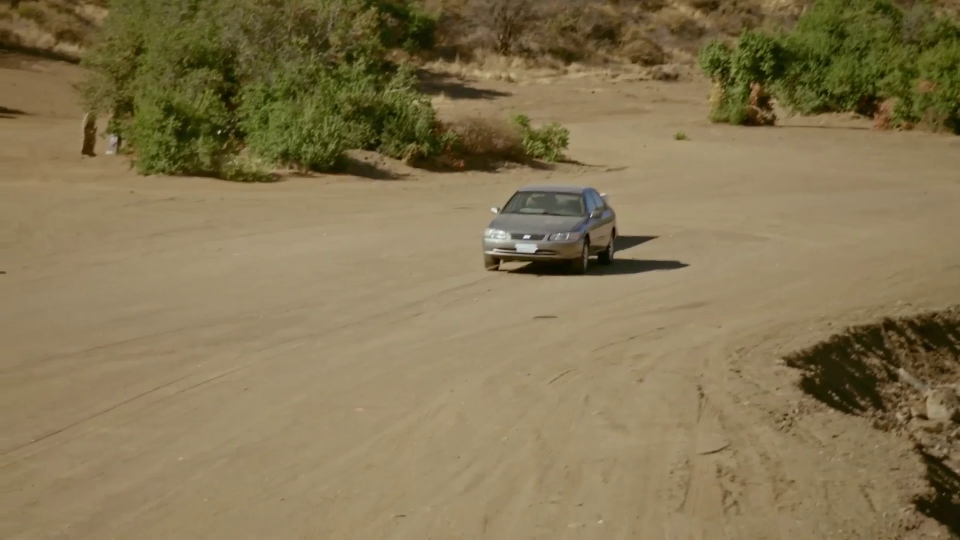
#> input picture frame 7 of info/seance-14/media/car_to_track.mp4, 1920 x 1080 px (shown at 1/2 size)
$ python main.py
#> lines starting #> are read from the running program, lines starting #| are printed output that depends on the picture
### prepa/pt/tipe/calibrate.py
import cv2.cv2 as cv
import numpy as np
import os
import helpers.keymap as key
from helpers.resize import resizeFrame, addBackground
from storage import getCalibration, saveCalibration
from constants import CALIBRATION_FRAME_RATE as FRAME_RATE, CALIBRATION_ALPHA as ALPAH, CALIBRATION_MASK_COLOR as MASK_COLOR, CALIBRATION_BACKGROUND as BACKGROUND


# ----------------------------------------------- <<- SETTINGS ->>

# time to wait between each frame (ms)
FRAME_RATE = 100

# opacity of original video [0 - 1]
ALPAH = 0.2

# color of mask (blue, green, red)
MASK_COLOR = (0, 255, 0)

# ----------------------------------------------- <<- SETTINGS ->>


def nothing(x):
    pass


def calibration(videoFile, forceUpdate=False):
    #              <<- Getting old data -->
    oldCalibration = getCalibration(videoFile)
    if (not oldCalibration or forceUpdate):
        if (isinstance(oldCalibration, tuple)):
            return calibrate(videoFile, oldCalibration)
        return calibrate(videoFile)
    else:
        return oldCalibration


def calibrate(videoFile, oldCalibration=(255, 255, 255, 50)):

#> called with videoFile = 'sources/set-1/car_to_track.mp4', oldCalibration = (255, 255, 255, 50)
    h, s, v, step = oldCalibration

    #                <<- Windows handle -->
    # On crée une fenêtre
    cv.namedWindow('calibration', cv.WND_PROP_FULLSCREEN)
    # On la déplace pour qu'elle soit dans le second écran
    cv.moveWindow('calibration', -1936, -10)
    # On la met en plein écran
    cv.setWindowProperty(
        'calibration', cv.WND_PROP_FULLSCREEN, cv.WINDOW_FULLSCREEN)
    # On lui rajoute trois trackBar pour controller la calibration

    # On ajoute les trackBar
    cv.createTrackbar('H', 'calibration', h, 255, nothing)
    cv.createTrackbar('S', 'calibration', s, 255, nothing)
    cv.createTrackbar('V', 'calibration', v, 255, nothing)
    cv.createTrackbar('step', 'calibration', step, 100, nothing)

    #             <<- Video play & calibrate -->

    # Tant qu'on veut pas s'arrêter
    # (pour s'arrêter : appuyer sur échap)
    while(True):

        k = 0   # Keyboard var

        # On ouvre la vidéo
        video = cv.VideoCapture(videoFile)

        # On lit la première frame
        # _ = true si on a réussi à la lire
        _, frame = video.read()
#> frame is the input picture: shape (1080, 1920, 3); mean B, G, R 82.4, 117.8, 132.8
        while _:

            # Avant tout, on redimensionne l'image à la taille de la fenêtre
            # Remarque : on pourrait ne le faire qu'au début, mais
            # si on redimmensionne la fenêtre ca marche plus de ouf...😑
            frame = resizeFrame('calibration', frame)

            # On lit les valeurs des trackBar
            h = cv.getTrackbarPos('H', 'calibration')
            s = cv.getTrackbarPos('S', 'calibration')
            v = cv.getTrackbarPos('V', 'calibration')
            step = cv.getTrackbarPos('step', 'calibration')

            # On créer les couleurs extrêmes
            lower = np.array([h, s, v])
            upper = np.array([h+step, s+step, v+step])

            # On transforme la frame en matrice de couleurs HSV
            hsv = cv.cvtColor(frame, cv.COLOR_BGR2HSV)
#> hsv: shape (1080, 1920, 3); mean H, S, V 21.2, 108.5, 133.1

            # On crée un masque => on enlève tous les pixels
            # en hors des couleurs extrêmes
            mask = cv.inRange(hsv, lower, upper)
#> mask: shape (1080, 1920); every value is 0

            # On crée son inverse
            maskReversed = cv.bitwise_not(mask)
#> maskReversed: shape (1080, 1920); every value is 255

            # On crée un image toute verte
            green = np.zeros(frame.shape, np.uint8)
            green[:] = MASK_COLOR

            # On ne garde que la bonne partie de l'image verte
            greenMask = cv.bitwise_and(green, green, mask=mask)
#> greenMask: shape (1080, 1920, 3); every value is 0
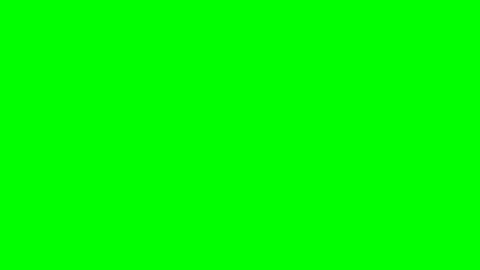
#> green: shape (1080, 1920, 3) (shown at 1/4 size); mean of channels 0, 1, 2 0, 255, 0; drawn as B, G, R

            # On met du noir sur l'image originale à la place du mask
            maskedFrame = cv.bitwise_and(frame, frame, mask=maskReversed)

            # On combine les deux en mettant l'originale transparente
            output = cv.addWeighted(greenMask, 1, maskedFrame, ALPAH, 0)
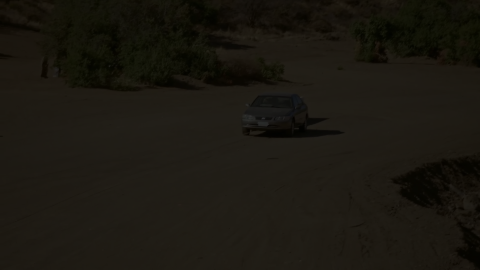
#> output: shape (1080, 1920, 3) (shown at 1/4 size); mean of channels 0, 1, 2 16.5, 23.6, 26.6; drawn as B, G, R

            # On rajoute un background
            output = addBackground('calibration', output, BACKGROUND)

            # On lit le clavier pendant FRAME_RATE ms
            k = cv.waitKey(FRAME_RATE) & 0xFF
#> (key Esc is pressed here)

            # Si on appuie sur échappe on quitte tout
            if(k == key.ESCAPE):
                break

            # Sinon on affiche le résultat
            cv.imshow('calibration', output)

            # On lit la frame suivante
            _, frame = video.read()

        # On libère la vidéo
        video.release()

        if(k == key.ESCAPE):
            break

    # On enregistre les (nouvelles) valeurs de calibration
    saveCalibration(videoFile, h, s, v, step)

    cv.destroyAllWindows()
    video.release()

    return (h, s, v, step)

### prepa/pt/tipe/storage.py
import json
import os.path as Path
import os
import binascii
import cv2.cv2 as cv
from constants import STORAGE_PATH, STORAGE_FILENAME, ALL_FRAMES_ADDED_FOLDER, LIST_MAXI_FILENAME
from helpers.pat import getNameWithExt


def saveProcessedVideos(_id, dataToSave):
    """
    @param: videoPath: path of video file that has been croped
    @param: a, b, c, d : 4 parameters resulting from croping
    """
    storagePath = Path.join(STORAGE_PATH, STORAGE_FILENAME)

    data = appendJson(storagePath, 'processedVideos', _id, dataToSave)

    # On écrit le tout dans le Json
    with open(storagePath, 'w') as outfile:
        json.dump(data, outfile)


# [12 lines left out: function saveCroping, not called in this run]


def saveCalibration(fileName, h, s, v, step):

    data = {
        'calibration': {
            'h': h,
            's': s,
            'v': v,
            'step': step,
        }
    }

    saveProcessedVideos(fileName, data)


def openJson(path):
    """
    @param: path of Json file

    @retutrn:   - False if Json empty or does not exist
                - Content of Json else
    """

    # Si le fichier n'exsite pas, on le crée, et on renvoit {}
    if (not os.path.exists(path)):
        open(path, 'x')
        return {}

    # On ouvre le JSON
    with open(path) as json_file:
        # On essaie de lire le JSON
        try:
            data = json.load(json_file)
            if(not data):
                # Fichier vide
                return {}
            return data

        # On arrive pas à lire le JSON, il est probablement vide
        except json.decoder.JSONDecodeError:
            return {}


def appendJson(path, collection, _id, data):
    """
    @param: path of Json file
    @param: collection: name of the collection where data will be added
    @param: _id: id of the element in wich we will add/upate data
    @param: data: data to append

    @return: json updated as python dictionnary
    """

    # On ouvre le fichier
    fileData = openJson(path)
    tempBool = False

    # On fait des trucs qui marchent
    if (collection in [*fileData]):
        for p in fileData[collection]:
            if (p['_id'] == _id):
                tempBool = True
                update_panel_json(p, data)
        if (not tempBool):
            data["_id"] = _id
            fileData[collection].append(data)
    else:
        data["_id"] = _id
        fileData[collection] = [data]
    return fileData


# [14 lines left out: function update_panel_json, not called in this run]


def getCroping(videoPath):
    return getData(videoPath, 'croping', ['a', 'b', 'c', 'd'])


def getCalibration(videoPath):
    return getData(videoPath, 'calibration', ['h', 's', 'v', 'step'])


def getData(_id, subCollection, listOfValuesToReturn):
    storagePath = Path.join(STORAGE_PATH, STORAGE_FILENAME)

    # On ouvre le Json (fichier de sauvegarde)
    data = openJson(storagePath)

    if (len([*data]) > 0):

        # Si le json n'est pas vide, on cherche si la vidéo a déjà été traitée
        # On revoit les données du crop, ou False
        for p in data['processedVideos']:
            if (p['_id'] == _id):
                if (subCollection in [*p]):
                    d = p[subCollection]
                    return tuple([d[k] for k in listOfValuesToReturn])
    return False


# [13 lines left out: functions saveStream, saveList, not called in this run]


# [3 lines that do not run on import are left out]

### prepa/pt/tipe/crop.py
import cv2.cv2 as cv
import numpy as np
import os
from storage import getCroping, saveCroping
from helpers.resize import resizeFrame, addBackground
from constants import CROPING_ALPHA_ORIGINAL as ALPHA_ORIGINAL, CROPING_ALPHA_MASK as ALPHA_MASK, CROPING_BACKGROUND, CROPING_MASK_COLOR as MASK_COLOR
from storage import getCalibration


def addFrames(path):
#> called with path = 'sources/set-1/car_to_track.mp4'
    video = cv.VideoCapture(path)
    _, frame = video.read()

    calibration = getCalibration(path)
    if (calibration):
        h, s, v, step = calibration

        LOWER = np.array([h, s, v])
        UPPER = np.array([h + step, s + step, v + step])

    im = np.zeros(shape=[len(frame), len(frame[0]), 3], dtype=np.uint8)
    while _:

        if (calibration):
            # On transforme la frame en matrice de couleurs HSV
            hsv = cv.cvtColor(frame, cv.COLOR_BGR2HSV)
            # On crée un masque => on enlève tous les pixels
            # en hors des couleurs extrêmes
            mask = cv.inRange(hsv, LOWER, UPPER)

            # On crée son inverse
            maskReversed = cv.bitwise_not(mask)

            # On crée un image toute verte
            green = np.zeros(frame.shape, np.uint8)
            green[:] = MASK_COLOR

            # On ne garde que la bonne partie de l'image verte
            greenMask = cv.bitwise_and(green, green, mask=mask)

            # On met du noir sur l'image originale à la place du mask
            maskedFrame = cv.bitwise_and(frame, frame, mask=maskReversed)

            # On combine les deux en mettant l'originale transparente
            frame = cv.addWeighted(
                greenMask, ALPHA_MASK, maskedFrame, ALPHA_ORIGINAL, 0)
        im = cv.addWeighted(im, 1., frame, 1., 0)
        _, frame = video.read()
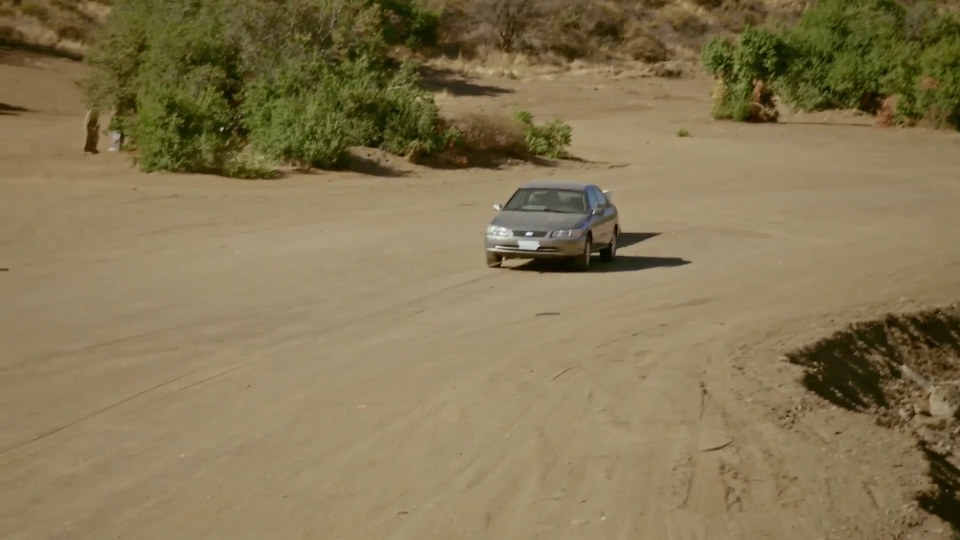
#> input picture frame 8 of info/seance-14/media/car_to_track.mp4, 1920 x 1080 px (shown at 1/2 size)
#> frame is the input picture: shape (1080, 1920, 3); mean B, G, R 82.9, 118.2, 133.3
    return im


def crop(fileName, forceUpdate=False):
    check = getCroping(fileName)
    if (not check or forceUpdate):
        # On crée une fenêtre
        cv.namedWindow('crop', cv.WND_PROP_FULLSCREEN)
        # On la déplace pour qu'elle soit dans le second écran
        cv.moveWindow('crop', -1936, -10)
        # On la met en plein écran
        cv.setWindowProperty(
            'crop', cv.WND_PROP_FULLSCREEN, cv.WINDOW_FULLSCREEN)

        # On aditionne toutes les images de la vidéo
        image = addFrames(fileName)

        # Paramètres du ROI
        showCrosshair = False
        fromCenter = False
        image, ratio = resizeFrame('crop', image, returnRatio=True)
        image, point = addBackground(
            'crop', image, CROPING_BACKGROUND, returnOrigin=True)

        # On sélectionne une partie de l'image
        x, y, w, h = cv.selectROI('crop', image, fromCenter, showCrosshair)

        # Mise à l'échelle
        x = int((x - point[0]) / ratio)
        y = int((y - point[1]) / ratio)
        w = int(w / ratio)
        h = int(h / ratio)

        a, b, c, d = y, y + h, x, x + w

        # On enregistre les données
        saveCroping(fileName, a, b, c, d)

        # On supprime la fennêtre
        cv.destroyAllWindows()
    else:
        a, b, c, d = check
    return (a, b, c, d)

### prepa/pt/tipe/helpers/resize.py
import cv2.cv2 as cv
import numpy as np
import platform


def resizeFrame(windowsName, frame, returnRatio=False):

    # On n'a besoin de resize que sur windows
    if (platform.system() == 'Linux'):
        if (returnRatio):
            return (frame, 1)
        return frame

    # On récupère la taille de la fenêtre
    x, y, w, h = cv.getWindowImageRect(windowsName)

    # On récupère la taille de l'image
    width = len(frame[0])
    height = len(frame)
    # On regarde la taille limitante

    # On calcule la hauteur en supposant que la largeur est limitante
    ratio = getRatio(height, width)
    newHeight = w * height / width
    # Si la nouvelle hauteur est plus petit => ca passe
    # l'hyopthèse était juste
    if(newHeight < h):
        # largeur limitante
        dim = (w, newHeight)
    else:
        # print('hauteur limitante')
        ratio = getRatio(width, height)
        dim = (int(h * width / height), h)
    if(returnRatio):
        return (cv.resize(frame, dim), ratio)
    return cv.resize(frame, dim)


def addBackground(windowsName, frame, color=(36, 34, 33), returnOrigin=False):

    # On n'a besoin de resize que sur windows
    if (platform.system() == 'Linux'):
        if (returnOrigin):
            return (frame, (0,0))
        return frame

    # On récupère la taille de la fenêtre
    x, y, w, h = cv.getWindowImageRect(windowsName)

    # On récupère la taille de l'image
    width = len(frame[0])
    height = len(frame)

    # On crée une image vide de la taille de la fenêtre
    background = np.zeros((h, w, 3), np.uint8)

    # On la colore
    background[:] = color

    # On regarde quelle dimmension il faut centrer
    if (h == height):
        ax, ay = (w-width)//2, 0
    else:
        ax, ay = (w-width)//2, 0

    # On copie la frame dans l'image colorée
    background[ay:ay+height, ax:ax+width] = frame

    if(returnOrigin):
        return (background, (ax, ay))
    return background


def getRatio(a, b):
    return abs(a / b)

### prepa/pt/tipe/main.py
import cv2.cv2 as cv
import numpy as np
import os
import helpers.keymap as key
from datetime import datetime
from helpers.average import average as moy, createMaskFromPoints, getImageOfMasks
from crop import crop
from calibrate import calibration
from storage import saveList, saveStream
from constants import MAIN_FRAME_RATE as FRAME_RATE

# ----------------------------------------------- <<- SETTINGS ->>

VIDEO_FILE_NAME = "sources/set-1/car_to_track.mp4"

FORCE_CALIBRATING = True

FORCE_CROPING = False

# ----------------------------------------------- <<- SETTINGS ->>


# Calibrate
h, s, v, step = calibration(VIDEO_FILE_NAME, FORCE_CALIBRATING)


# Crop
a, b, c, d = crop(VIDEO_FILE_NAME, FORCE_CROPING)


# On crée la fenêtre
# cv.namedWindow('mask')
# On la déplace sur le second écran
# cv.moveWindow('mask', -1920, 0)

lastListOfPoints = []   # list of points of last frame
k = 0                   # keyboard key
i = 0                   # n° frame

# Couleurs extrêmes
LOWER = np.array([h, s, v])
UPPER = np.array([h + step, s + step, v + step])

# On lit la vidéo
video = cv.VideoCapture(VIDEO_FILE_NAME)

# Première frame
_, frame = video.read()

# Initialisation de la première ligne
lastListOfPoints = [[0, 0, 0]] * len(frame[a:b, c:d])


now = datetime.now().strftime("%d_%m_%Y_%H_%M_%S")

# Tant qu'il y a des frame, on lit
while _:
    # On incrémente le n° des frame
    i += 1

    # On ne garde que la partie intéressante
    frame = frame[a:b, c:d]

    # On convertit et on ne garde que les pixels rouge
    hsv = cv.cvtColor(frame, cv.COLOR_BGR2HSV)
    mask = cv.inRange(hsv, LOWER, UPPER)

    # On vérifie que l'utilisateur ne veuille pas tout stoper
    k = cv.waitKey(FRAME_RATE) & 0xFF
    if(k == key.ESCAPE):
        break

    # Maintenant on fait la moyenne des pixels.
    # S'il n'y a assez de pixels on enregistre les anciens
    if (cv.countNonZero(mask) > 100):
        # On ajoute les points de la ligne laser
        lastListOfPoints = moy(mask, i)
    # On enregistre les points
    saveStream(lastListOfPoints, now)

    # On passe à la suite
    _, frame = video.read()


# On ferme les fenêtre
cv.destroyAllWindows()
video.release()

$ run again, starting later in the video
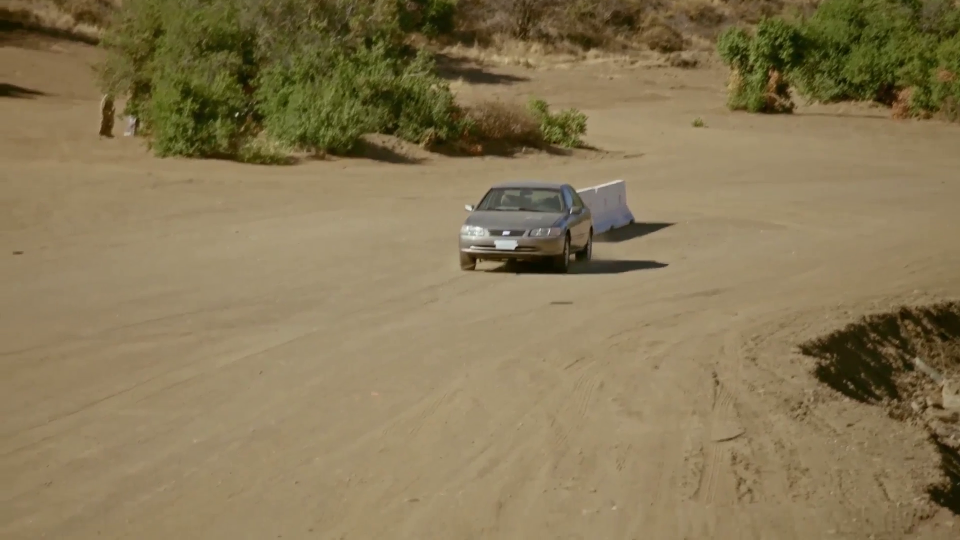
#> input picture frame 34 of info/seance-14/media/car_to_track.mp4, 1920 x 1080 px (shown at 1/2 size)
#> in calibrate, frame is the input picture: shape (1080, 1920, 3); mean B, G, R 85, 119.7, 135.2
#> hsv: shape (1080, 1920, 3); mean H, S, V 21, 104.9, 135.5
#> mask: shape (1080, 1920); every value is 0
#> maskReversed: shape (1080, 1920); every value is 255
#> greenMask: shape (1080, 1920, 3); every value is 0
#> in calibrate, `output = cv.addWeighted(greenMask, 1, maskedFrame, ALPAH, 0)`:
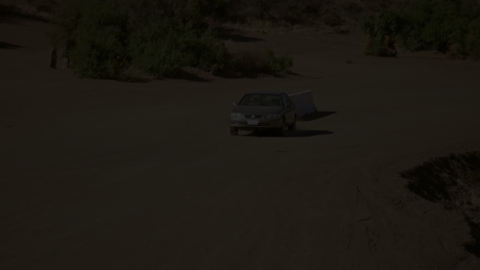
#> output: shape (1080, 1920, 3) (shown at 1/4 size); mean of channels 0, 1, 2 17, 23.9, 27; drawn as B, G, R
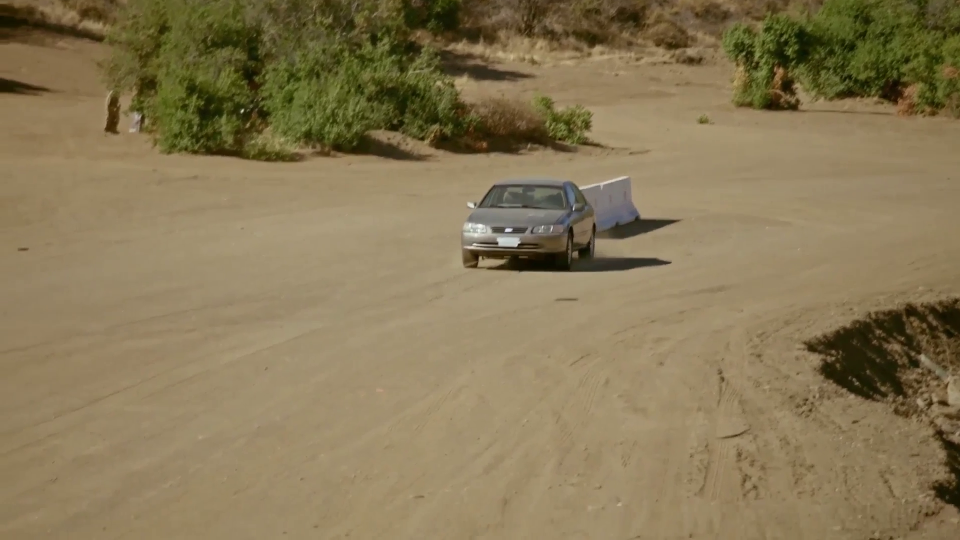
#> input picture frame 35 of info/seance-14/media/car_to_track.mp4, 1920 x 1080 px (shown at 1/2 size)
#> in addFrames, frame is the input picture: shape (1080, 1920, 3); mean B, G, R 85.5, 120.1, 135.7

$ run again, starting later in the video
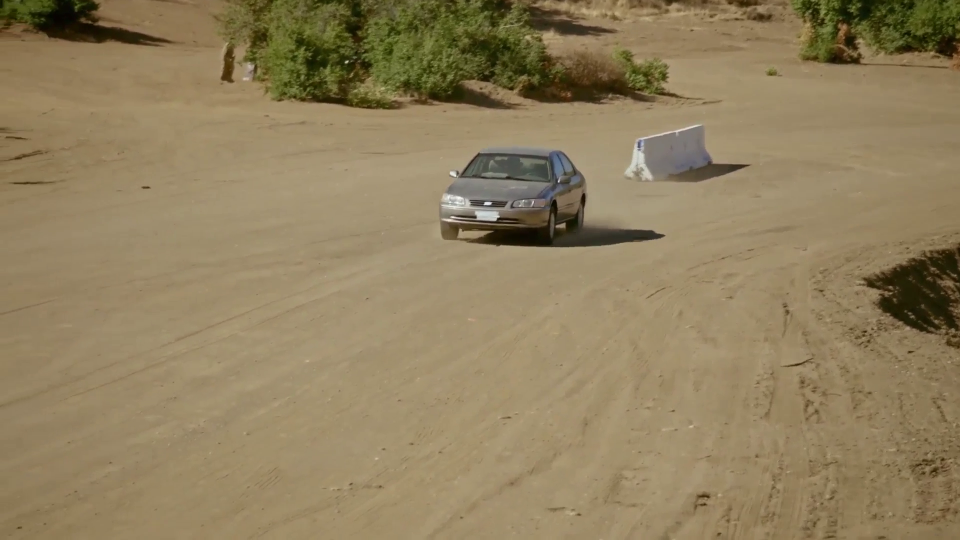
#> input picture frame 61 of info/seance-14/media/car_to_track.mp4, 1920 x 1080 px (shown at 1/2 size)
#> in calibrate, frame is the input picture: shape (1080, 1920, 3); mean B, G, R 93.8, 127.6, 144.1
#> hsv: shape (1080, 1920, 3); mean H, S, V 20.5, 95.6, 144.3
#> mask: shape (1080, 1920); every value is 0
#> maskReversed: shape (1080, 1920); every value is 255
#> greenMask: shape (1080, 1920, 3); every value is 0
#> in calibrate, `output = cv.addWeighted(greenMask, 1, maskedFrame, ALPAH, 0)`:
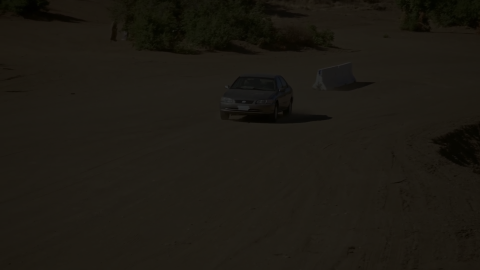
#> output: shape (1080, 1920, 3) (shown at 1/4 size); mean of channels 0, 1, 2 18.8, 25.5, 28.8; drawn as B, G, R
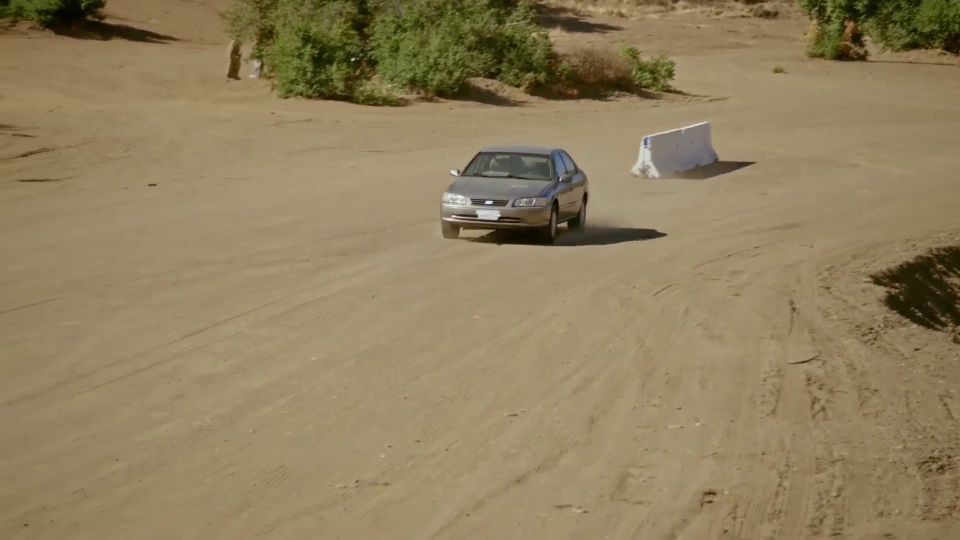
#> input picture frame 62 of info/seance-14/media/car_to_track.mp4, 1920 x 1080 px (shown at 1/2 size)
#> in addFrames, frame is the input picture: shape (1080, 1920, 3); mean B, G, R 94.3, 128, 144.6
